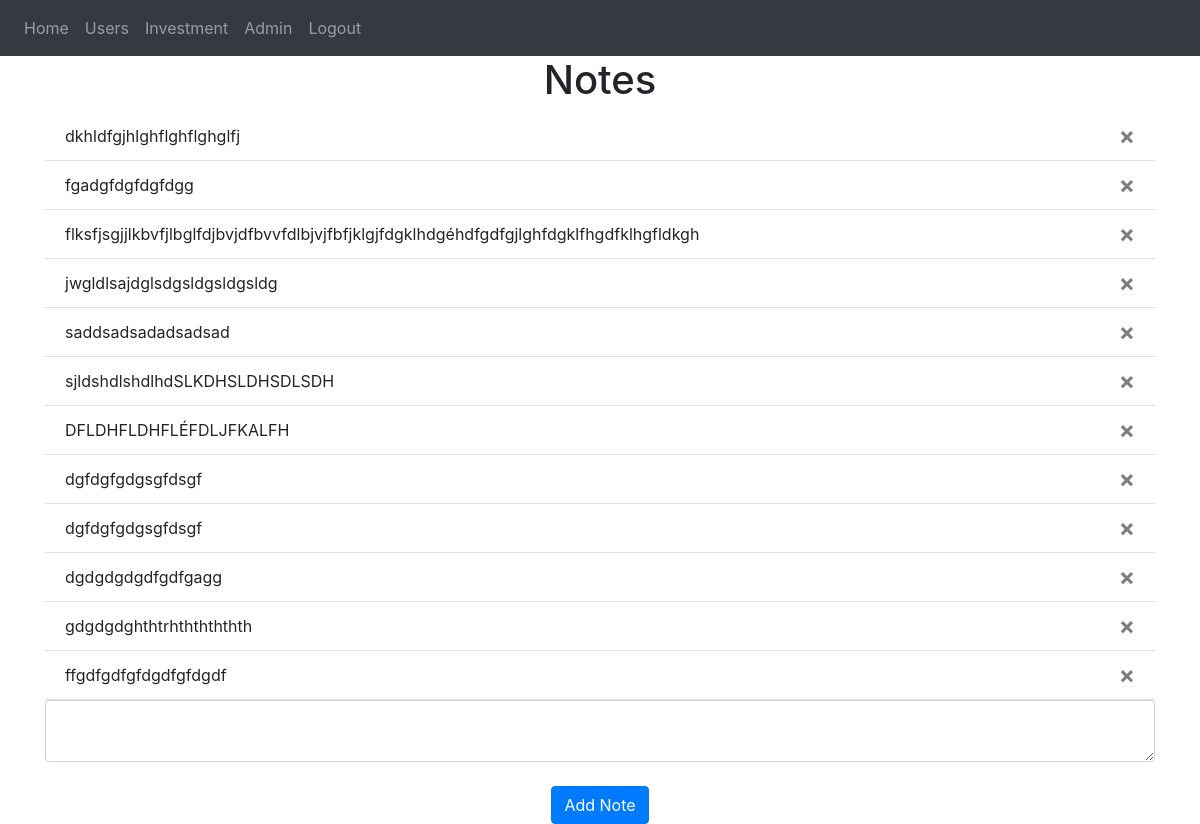
Page / (signed in) on the committed database.
### website/models.py (models this page shows)
class Note(db.Model):
    id = db.Column(db.Integer, primary_key=True)
    data = db.Column(db.String(10000))
    date = db.Column(db.DateTime(timezone=True), default=func.now())
    user_id = db.Column(db.Integer, db.ForeignKey('user.id'))

### website/views.py (the view, shortened to what this page needs)
@views.route('/', methods=['GET', 'POST'])
@login_required
def home():
    return render_template("home.html", user=current_user)

### website/__init__.py (called while the page is built)
def create_app():
    app = Flask(__name__)
    app.config['SECRET_KEY'] = 'hjshjhdjah kjshkjdhjs'
    app.config['SQLALCHEMY_DATABASE_URI'] = f'sqlite:///{DB_NAME}'
    db.init_app(app)
    from .views import views
    from .auth import auth
    app.register_blueprint(views, url_prefix='/')
    app.register_blueprint(auth, url_prefix='/')
    from .models import User, Note
    with app.app_context():
        db.create_all()
    login_manager = LoginManager()
    login_manager.login_view = 'auth.login'
    login_manager.init_app(app)
    @login_manager.user_loader
    def load_user(id):
        return User.query.get(int(id))
    return app

### website/templates/home.html
{% extends "base.html" %} {% block title %}Home{% endblock %} {% block content
%}
<h1 align="center">Notes</h1>
<ul class="list-group list-group-flush" id="notes">
  {% for note in user.notes %}
  <li class="list-group-item">
    {{ note.data }}
    <button type="button" class="close" onClick="deleteNote({{ note.id }})">
      <span aria-hidden="true">&times;</span>
    </button>
  </li>
  {% endfor %}
</ul>
<form method="POST">
  <textarea name="note" id="note" class="form-control"></textarea>
  <br />
  <div align="center">
    <button type="submit" class="btn btn-primary">Add Note</button>
  </div>
</form>
{% endblock %}

### rows in the picture
Note: data "dkhldfgjhlghflghflghglfj"
Note: data "fgadgfdgfdgfdgg"
Note: data "flksfjsgjjlkbvfjlbglfdjbvjdfbvvfdlbjvjfbfjklgjfdgklhdgéhdfgdfgjlghfdgklfhgdfklhgfldkgh"
Note: data "jwgldlsajdglsdgsldgsldgsldg"
Note: data "saddsadsadadsadsad"
Note: data "sjldshdlshdlhdSLKDHSLDHSDLSDH"
Note: data "DFLDHFLDHFLÉFDLJFKALFH"
Note: data "dgfdgfgdgsgfdsgf"
Note: data "dgfdgfgdgsgfdsgf"
Note: data "dgdgdgdgdfgdfgagg"
Note: data "gdgdgdghthtrhththththth"
Note: data "ffgdfgdfgfdgdfgfdgdf"
